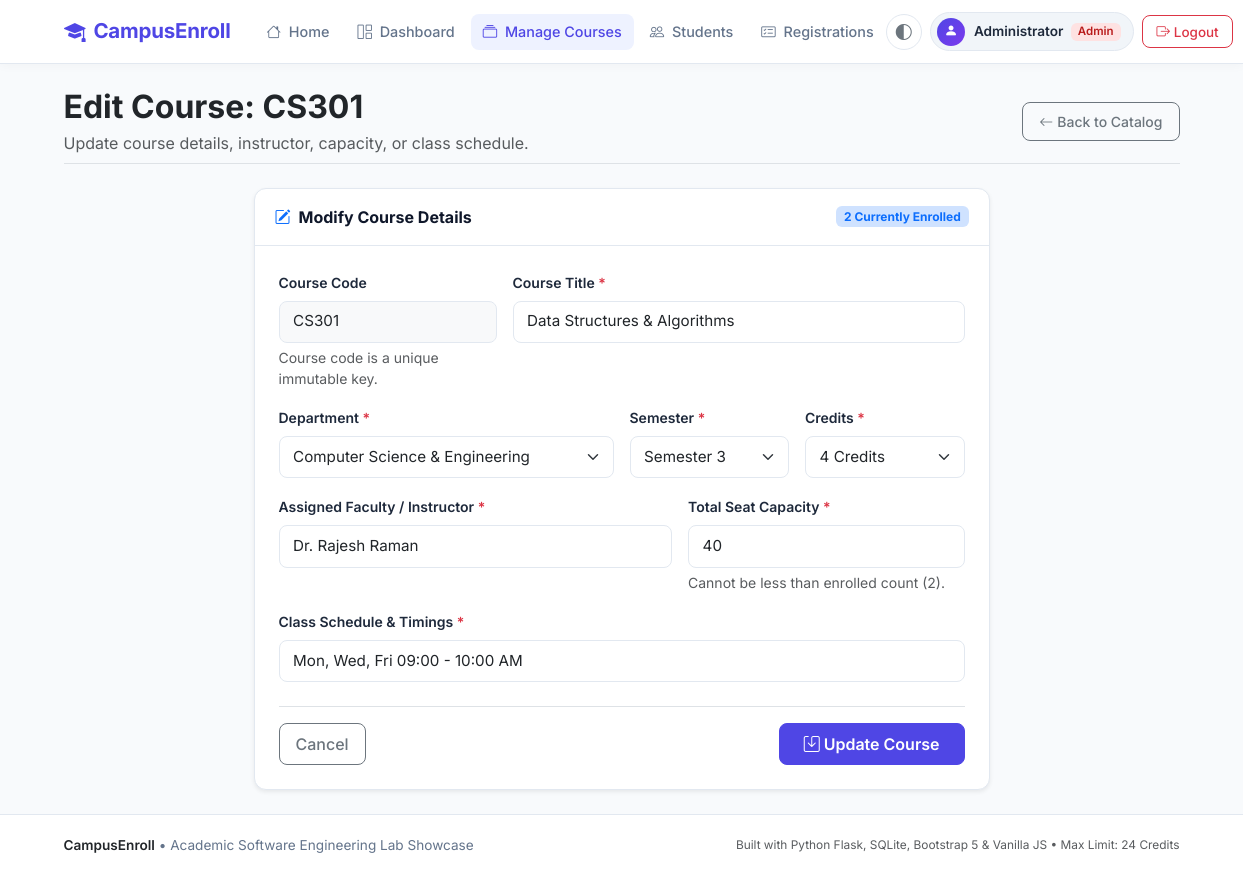
The page /admin/courses/edit/1 (signed in) on the database its author committed.
### tables this page shows
CREATE TABLE courses (
    id INTEGER PRIMARY KEY AUTOINCREMENT,
    course_code TEXT UNIQUE NOT NULL,
    course_name TEXT NOT NULL,
    department TEXT NOT NULL,
    semester INTEGER NOT NULL,
    credits INTEGER NOT NULL CHECK(credits > 0),
    faculty TEXT NOT NULL,
    max_seats INTEGER NOT NULL CHECK(max_seats > 0),
    available_seats INTEGER NOT NULL CHECK(available_seats >= 0),
    schedule TEXT NOT NULL
);

### app.py (the view, shortened to what this page needs)
@app.route('/admin/courses/edit/<int:course_id>', methods=['GET', 'POST'])
@admin_required
def edit_course(course_id):
    conn = get_db()
    course = conn.execute("SELECT * FROM courses WHERE id = ?", (course_id,)).fetchone()
    if not course:
        conn.close()
        flash('Course not found.', 'danger')
        return redirect(url_for('manage_courses'))
    registered_count = conn.execute("SELECT COUNT(*) FROM registrations WHERE course_id = ?", (course_id,)).fetchone()[0]
    conn.close()
    return render_template('edit_course.html', course=course, registered_count=registered_count)

### app.py (called while the page is built)
@app.after_request
def apply_security_headers(response):
    response.headers['X-Content-Type-Options'] = 'nosniff'
    response.headers['X-Frame-Options'] = 'SAMEORIGIN'
    response.headers['X-XSS-Protection'] = '1; mode=block'
    return response

def get_db():
    conn = sqlite3.connect(DB_PATH)
    conn.row_factory = sqlite3.Row
    conn.execute("PRAGMA foreign_keys = ON")
    return conn

def admin_required(f):
    @wraps(f)
    def decorated_function(*args, **kwargs):
        if 'user_id' not in session or session.get('role') != 'admin':
            flash('Please log in as an administrator to access this area.', 'warning')
            return redirect(url_for('admin_login'))
        return f(*args, **kwargs)
    return decorated_function

### templates/edit_course.html (shortened to what this page needs)
{% extends 'base.html' %}
{% block content %}
<div class="d-flex justify-content-between align-items-center mb-4 pb-2 border-bottom">
    <div>
        <h2 class="fw-bold text-dark mb-1">Edit Course: {{ course.course_code }}</h2>
        <p class="text-muted mb-0">Update course details, instructor, capacity, or class schedule.</p>
    </div>
    <div>
        <a href="{{ url_for('manage_courses') }}" class="btn btn-outline-secondary btn-sm">
            <i class="bi bi-arrow-left me-1"></i> Back to Catalog
        </a>
    </div>
</div>
<div class="row justify-content-center">
    <div class="col-lg-8">
        <div class="app-card shadow-sm">
            <div class="card-header-clean">
                <span class="fw-bold"><i class="bi bi-pencil-square text-primary me-2"></i>Modify Course Details</span>
                <span class="badge bg-primary-subtle text-primary">{{ registered_count }} Currently Enrolled</span>
            </div>
            <div class="p-4">
                <form method="POST" action="{{ url_for('edit_course', course_id=course.id) }}">
                    <div class="row g-3 mb-3">
                        <div class="col-md-4">
                            <label class="form-label small fw-semibold">Course Code</label>
                            <input type="text" class="form-control bg-light" value="{{ course.course_code }}" disabled>
                            <div class="form-text">Course code is a unique immutable key.</div>
                        </div>
                        <div class="col-md-8">
                            <label for="course_name" class="form-label small fw-semibold">Course Title <span class="text-danger">*</span></label>
                            <input type="text" class="form-control" id="course_name" name="course_name"
                                   value="{{ course.course_name }}" required>
                        </div>
                    </div>
                    <div class="row g-3 mb-3">
                        <div class="col-md-6">
                            <label for="department" class="form-label small fw-semibold">Department <span class="text-danger">*</span></label>
                            <select class="form-select" id="department" name="department" required>
                                <option value="Computer Science & Engineering" {% if course.department == 'Computer Science & Engineering' %}selected{% endif %}>Computer Science & Engineering</option>
                            </select>
                        </div>
                        <div class="col-md-3">
                            <label for="semester" class="form-label small fw-semibold">Semester <span class="text-danger">*</span></label>
                            <select class="form-select" id="semester" name="semester" required>
                                {% for s in range(1, 9) %}
                                    <option value="{{ s }}" {% if course.semester == s %}selected{% endif %}>Semester {{ s }}</option>
                                {% endfor %}
                            </select>
                        </div>
                        <div class="col-md-3">
                            <label for="credits" class="form-label small fw-semibold">Credits <span class="text-danger">*</span></label>
                            <select class="form-select" id="credits" name="credits" required>
                                {% for c in range(1, 7) %}
                                    <option value="{{ c }}" {% if course.credits == c %}selected{% endif %}>{{ c }} Credit{% if c > 1 %}s{% endif %}</option>
                                {% endfor %}
                            </select>
                        </div>
                    </div>
                    <div class="row g-3 mb-3">
                        <div class="col-md-7">
                            <label for="faculty" class="form-label small fw-semibold">Assigned Faculty / Instructor <span class="text-danger">*</span></label>
                            <input type="text" class="form-control" id="faculty" name="faculty"
                                   value="{{ course.faculty }}" required>
                        </div>
                        <div class="col-md-5">
                            <label for="max_seats" class="form-label small fw-semibold">Total Seat Capacity <span class="text-danger">*</span></label>
                            <input type="number" class="form-control" id="max_seats" name="max_seats"
                                   value="{{ course.max_seats }}" min="{{ registered_count }}" max="200" required>
                            <div class="form-text">Cannot be less than enrolled count ({{ registered_count }}).</div>
                        </div>
                    </div>
                    <div class="mb-4">
                        <label for="schedule" class="form-label small fw-semibold">Class Schedule &amp; Timings <span class="text-danger">*</span></label>
                        <input type="text" class="form-control" id="schedule" name="schedule"
                               value="{{ course.schedule }}" required>
                    </div>
                    <div class="d-flex justify-content-between align-items-center pt-3 border-top">
                        <a href="{{ url_for('manage_courses') }}" class="btn btn-outline-secondary">Cancel</a>
                        <button type="submit" class="btn btn-primary px-4 fw-semibold">
                            <i class="bi bi-save me-1"></i> Update Course
                        </button>
                    </div>
                </form>
            </div>
        </div>
    </div>
</div>
{% endblock %}

### static/css/style.css (style rules this page uses)
:root { --primary: #4f46e5; --primary-hover: #4338ca; --primary-light: #eef2ff; --secondary: #0ea5e9; --accent-purple: #7c3aed; --dark-slate: #0f172a; --text-main: #1e293b; --text-muted: #64748b; --bg-page: #f8fafc; --bg-card: #ffffff; --border-color: #e2e8f0; --success: #10b981; --warning: #f59e0b; --danger: #ef4444; --shadow-sm: 0 1px 2px 0 rgba(0, 0, 0, 0.05); --shadow-md: 0 4px 6px -1px rgba(0, 0, 0, 0.08), 0 2px 4px -2px rgba(0, 0, 0, 0.05); --shadow-lg: 0 10px 15px -3px rgba(0, 0, 0, 0.08), 0 4px 6px -4px rgba(0, 0, 0, 0.04); --radius-md: 12px; --radius-lg: 16px; --radius-pill: 9999px; --font-family: 'Inter', system-ui, -apple-system, BlinkMacSystemFont, "Segoe UI", Roboto, sans-serif; }
* { box-sizing: border-box; }
body { font-family: var(--font-family); background-color: var(--bg-page); color: var(--text-main); min-height: 100vh; display: flex; flex-direction: column; -webkit-font-smoothing: antialiased; }
.app-card { background: var(--bg-card); border: 1px solid var(--border-color); border-radius: var(--radius-md); box-shadow: var(--shadow-sm); transition: transform 0.2s ease, box-shadow 0.2s ease; overflow: hidden; }
.card-header-clean { background: transparent; border-bottom: 1px solid var(--border-color); padding: 1rem 1.25rem; font-weight: 600; color: var(--dark-slate); display: flex; align-items: center; justify-content: space-between; flex-wrap: wrap; gap: 0.5rem; }
.btn { font-weight: 500; border-radius: 8px; padding: 0.5rem 1rem; transition: all 0.2s ease; display: inline-flex; align-items: center; justify-content: center; }
.btn-primary { background-color: var(--primary); border-color: var(--primary); }
.form-control, .form-select { border-radius: 8px; border: 1px solid var(--border-color); padding: 0.55rem 0.85rem; font-size: 0.95rem; }

### rows shown on the page
courses: course_code "CS301", course_name "Data Structures & Algorithms", department "Computer Science & Engineering", semester "Semester 3", credits "4 Credits", faculty "Dr. Rajesh Raman", max_seats "40", schedule "Mon, Wed, Fri 09:00 - 10:00 AM"

### other values the page prints
{{ current_user.name }} "Administrator"
{{ current_user.student_id if current_user.role == 'student' else 'Admin' }} "Admin"
{{ registered_count }} "2"
{{ MAX_CREDIT_LIMIT }} "24"
